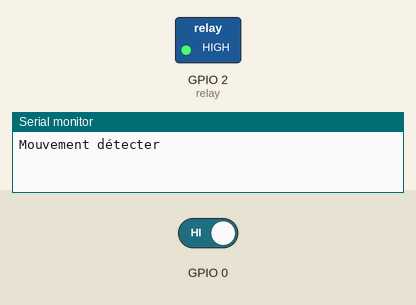
This sketch was run on a simulated ESP32. Shown: switched loads named in the sketch (green lamp = pin HIGH), the last lines printed to the serial monitor. The inputs (shaded band) are chosen by the test bench; at power-on: GPIO 0 HIGH.

Above: at 1.2 s.
1.3 s: GPIO 0 driven LOW
At 11.2 s:
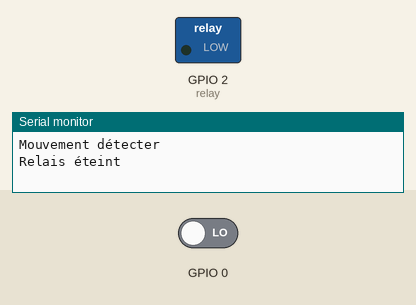
11.5 s: GPIO 0 driven HIGH
At 12.5 s:
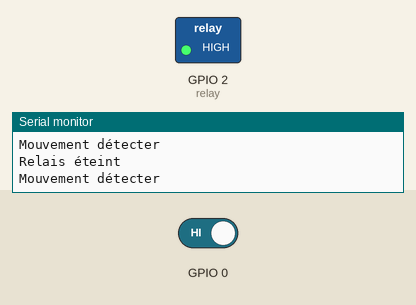
Timing chart, 0 to 14.5 s (numbered marks = the images above; inputs shaded):
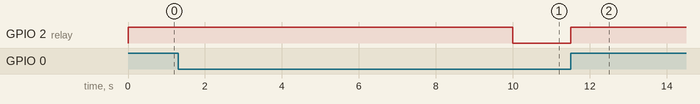

Measured:
- after the input at 1.3 s, GPIO 2 (relay): HIGH → LOW after 8.7 s
- after the input at 11.5 s, GPIO 2 (relay): LOW → HIGH at once

The sketch:

sketch.ino
```cpp
int motion = 15;
int relay = 2;
unsigned long startTime = 0;


bool etat = false;

void setup() {
  Serial.begin(115200);
  pinMode(motion, INPUT);
  pinMode(relay, OUTPUT);
}


void loop() {
  bool motion = digitalRead(motion);

  if (motion == HIGH && etat == false) {
    etat = true;
    digitalWrite(relay, etat);
    startTime = millis();
    Serial.println("Mouvement détecter");
  }

  if( etat && millis() - startTime >= 10000){
    etat = false;
    digitalWrite(relay, etat);
    Serial.println("Relais éteint");
  }

}
```
